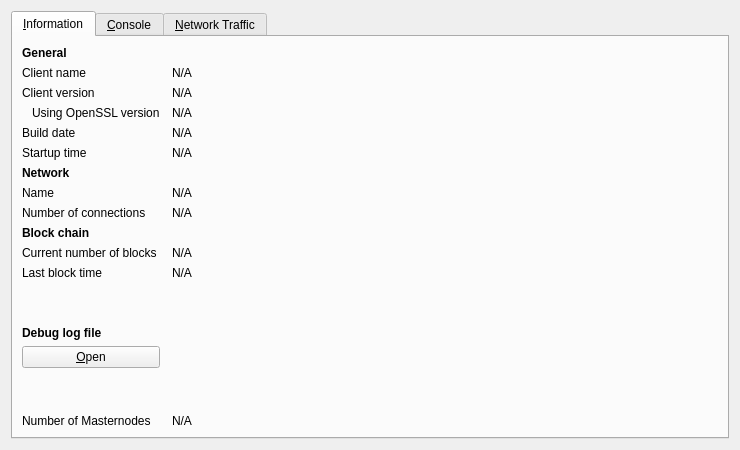
<?xml version="1.0" encoding="UTF-8"?>
<ui version="4.0">
 <class>RPCConsole</class>
 <widget class="QDialog" name="RPCConsole">
  <property name="geometry">
   <rect>
    <x>0</x>
    <y>0</y>
    <width>740</width>
    <height>450</height>
   </rect>
  </property>
  <property name="windowTitle">
   <string>Debug window</string>
  </property>
  <layout class="QVBoxLayout" name="verticalLayout_2">
   <item>
    <widget class="QTabWidget" name="tabWidget">
     <property name="currentIndex">
      <number>0</number>
     </property>
     <widget class="QWidget" name="tab_info">
      <attribute name="title">
       <string>&amp;Information</string>
      </attribute>
      <layout class="QGridLayout" name="gridLayout" columnstretch="0,1">
       <property name="horizontalSpacing">
        <number>12</number>
       </property>
       <item row="0" column="0">
        <widget class="QLabel" name="label_9">
         <property name="font">
          <font>
           <weight>75</weight>
           <bold>true</bold>
          </font>
         </property>
         <property name="text">
          <string>General</string>
         </property>
        </widget>
       </item>
       <item row="1" column="0">
        <widget class="QLabel" name="label_5">
         <property name="text">
          <string>Client name</string>
         </property>
        </widget>
       </item>
       <item row="1" column="1">
        <widget class="QLabel" name="clientName">
         <property name="cursor">
          <cursorShape>IBeamCursor</cursorShape>
         </property>
         <property name="text">
          <string>N/A</string>
         </property>
         <property name="textFormat">
          <enum>Qt::PlainText</enum>
         </property>
         <property name="textInteractionFlags">
          <set>Qt::LinksAccessibleByMouse|Qt::TextSelectableByKeyboard|Qt::TextSelectableByMouse</set>
         </property>
        </widget>
       </item>
       <item row="2" column="0">
        <widget class="QLabel" name="label_6">
         <property name="text">
          <string>Client version</string>
         </property>
        </widget>
       </item>
       <item row="2" column="1">
        <widget class="QLabel" name="clientVersion">
         <property name="cursor">
          <cursorShape>IBeamCursor</cursorShape>
         </property>
         <property name="text">
          <string>N/A</string>
         </property>
         <property name="textFormat">
          <enum>Qt::PlainText</enum>
         </property>
         <property name="textInteractionFlags">
          <set>Qt::LinksAccessibleByMouse|Qt::TextSelectableByKeyboard|Qt::TextSelectableByMouse</set>
         </property>
        </widget>
       </item>
       <item row="3" column="0">
        <widget class="QLabel" name="label_14">
         <property name="text">
          <string>Using OpenSSL version</string>
         </property>
         <property name="indent">
          <number>10</number>
         </property>
        </widget>
       </item>
       <item row="3" column="1">
        <widget class="QLabel" name="openSSLVersion">
         <property name="cursor">
          <cursorShape>IBeamCursor</cursorShape>
         </property>
         <property name="text">
          <string>N/A</string>
         </property>
         <property name="textFormat">
          <enum>Qt::PlainText</enum>
         </property>
         <property name="textInteractionFlags">
          <set>Qt::LinksAccessibleByMouse|Qt::TextSelectableByKeyboard|Qt::TextSelectableByMouse</set>
         </property>
        </widget>
       </item>
       <item row="4" column="0">
        <widget class="QLabel" name="label_12">
         <property name="text">
          <string>Build date</string>
         </property>
        </widget>
       </item>
       <item row="4" column="1">
        <widget class="QLabel" name="buildDate">
         <property name="cursor">
          <cursorShape>IBeamCursor</cursorShape>
         </property>
         <property name="text">
          <string>N/A</string>
         </property>
         <property name="textFormat">
          <enum>Qt::PlainText</enum>
         </property>
         <property name="textInteractionFlags">
          <set>Qt::LinksAccessibleByMouse|Qt::TextSelectableByKeyboard|Qt::TextSelectableByMouse</set>
         </property>
        </widget>
       </item>
       <item row="5" column="0">
        <widget class="QLabel" name="label_13">
         <property name="text">
          <string>Startup time</string>
         </property>
        </widget>
       </item>
       <item row="5" column="1">
        <widget class="QLabel" name="startupTime">
         <property name="cursor">
          <cursorShape>IBeamCursor</cursorShape>
         </property>
         <property name="text">
          <string>N/A</string>
         </property>
         <property name="textFormat">
          <enum>Qt::PlainText</enum>
         </property>
         <property name="textInteractionFlags">
          <set>Qt::LinksAccessibleByMouse|Qt::TextSelectableByKeyboard|Qt::TextSelectableByMouse</set>
         </property>
        </widget>
       </item>
       <item row="6" column="0">
        <widget class="QLabel" name="label_11">
         <property name="font">
          <font>
           <weight>75</weight>
           <bold>true</bold>
          </font>
         </property>
         <property name="text">
          <string>Network</string>
         </property>
        </widget>
       </item>
       <item row="7" column="0">
        <widget class="QLabel" name="label_8">
         <property name="text">
          <string>Name</string>
         </property>
        </widget>
       </item>
       <item row="7" column="1">
        <widget class="QLabel" name="networkName">
         <property name="cursor">
          <cursorShape>IBeamCursor</cursorShape>
         </property>
         <property name="text">
          <string>N/A</string>
         </property>
         <property name="textFormat">
          <enum>Qt::PlainText</enum>
         </property>
         <property name="textInteractionFlags">
          <set>Qt::LinksAccessibleByMouse|Qt::TextSelectableByKeyboard|Qt::TextSelectableByMouse</set>
         </property>
        </widget>
       </item>
       <item row="8" column="0">
        <widget class="QLabel" name="label_7">
         <property name="text">
          <string>Number of connections</string>
         </property>
        </widget>
       </item>
       <item row="8" column="1">
        <widget class="QLabel" name="numberOfConnections">
         <property name="cursor">
          <cursorShape>IBeamCursor</cursorShape>
         </property>
         <property name="text">
          <string>N/A</string>
         </property>
         <property name="textFormat">
          <enum>Qt::PlainText</enum>
         </property>
         <property name="textInteractionFlags">
          <set>Qt::LinksAccessibleByMouse|Qt::TextSelectableByKeyboard|Qt::TextSelectableByMouse</set>
         </property>
        </widget>
       </item>
       <item row="9" column="0">
        <widget class="QLabel" name="label_10">
         <property name="font">
          <font>
           <weight>75</weight>
           <bold>true</bold>
          </font>
         </property>
         <property name="text">
          <string>Block chain</string>
         </property>
        </widget>
       </item>
       <item row="10" column="0">
        <widget class="QLabel" name="label_3">
         <property name="text">
          <string>Current number of blocks</string>
         </property>
        </widget>
       </item>
       <item row="10" column="1">
        <widget class="QLabel" name="numberOfBlocks">
         <property name="cursor">
          <cursorShape>IBeamCursor</cursorShape>
         </property>
         <property name="text">
          <string>N/A</string>
         </property>
         <property name="textFormat">
          <enum>Qt::PlainText</enum>
         </property>
         <property name="textInteractionFlags">
          <set>Qt::LinksAccessibleByMouse|Qt::TextSelectableByKeyboard|Qt::TextSelectableByMouse</set>
         </property>
        </widget>
       </item>
       <item row="11" column="0">
        <widget class="QLabel" name="label_2">
         <property name="text">
          <string>Last block time</string>
         </property>
        </widget>
       </item>
       <item row="11" column="1">
        <widget class="QLabel" name="lastBlockTime">
         <property name="cursor">
          <cursorShape>IBeamCursor</cursorShape>
         </property>
         <property name="text">
          <string>N/A</string>
         </property>
         <property name="textFormat">
          <enum>Qt::PlainText</enum>
         </property>
         <property name="textInteractionFlags">
          <set>Qt::LinksAccessibleByMouse|Qt::TextSelectableByKeyboard|Qt::TextSelectableByMouse</set>
         </property>
        </widget>
       </item>
       <item row="12" column="0">
        <spacer name="verticalSpacer_2">
         <property name="orientation">
          <enum>Qt::Vertical</enum>
         </property>
         <property name="sizeHint" stdset="0">
          <size>
           <width>20</width>
           <height>20</height>
          </size>
         </property>
        </spacer>
       </item>
       <item row="13" column="0">
        <widget class="QLabel" name="labelDebugLogfile">
         <property name="font">
          <font>
           <weight>75</weight>
           <bold>true</bold>
          </font>
         </property>
         <property name="text">
          <string>Debug log file</string>
         </property>
        </widget>
       </item>
       <item row="14" column="0">
        <widget class="QPushButton" name="openDebugLogfileButton">
         <property name="toolTip">
          <string>Open the Ion debug log file from the current data directory. This can take a few seconds for large log files.</string>
         </property>
         <property name="text">
          <string>&amp;Open</string>
         </property>
         <property name="autoDefault">
          <bool>false</bool>
         </property>
        </widget>
       </item>
       <item row="15" column="0">
        <spacer name="verticalSpacer">
         <property name="orientation">
          <enum>Qt::Vertical</enum>
         </property>
         <property name="sizeHint" stdset="0">
          <size>
           <width>20</width>
           <height>40</height>
          </size>
         </property>
        </spacer>
       </item>
       <item row="16" column="0">
        <widget class="QLabel" name="masternodeCountLabel">
         <property name="text">
          <string>Number of Masternodes</string>
         </property>
        </widget>
       </item>
       <item row="16" column="1">
        <widget class="QLabel" name="masternodeCount">
         <property name="text">
          <string>N/A</string>
         </property>
        </widget>
       </item>
      </layout>
     </widget>
     <widget class="QWidget" name="tab_console">
      <attribute name="title">
       <string>&amp;Console</string>
      </attribute>
      <layout class="QVBoxLayout" name="verticalLayout_3">
       <property name="spacing">
        <number>3</number>
       </property>
       <item>
        <widget class="QTextEdit" name="messagesWidget">
         <property name="minimumSize">
          <size>
           <width>0</width>
           <height>100</height>
          </size>
         </property>
         <property name="readOnly">
          <bool>true</bool>
         </property>
         <property name="tabKeyNavigation" stdset="0">
          <bool>false</bool>
         </property>
         <property name="columnCount" stdset="0">
          <number>2</number>
         </property>
        </widget>
       </item>
       <item>
        <layout class="QHBoxLayout" name="horizontalLayout">
         <property name="spacing">
          <number>3</number>
         </property>
         <item>
          <widget class="QLabel" name="label">
           <property name="text">
            <string notr="true">&gt;</string>
           </property>
          </widget>
         </item>
         <item>
          <widget class="QLineEdit" name="lineEdit"/>
         </item>
         <item>
          <widget class="QPushButton" name="clearButton">
           <property name="maximumSize">
            <size>
             <width>24</width>
             <height>24</height>
            </size>
           </property>
           <property name="toolTip">
            <string>Clear console</string>
           </property>
           <property name="text">
            <string/>
           </property>
           <property name="icon">
            <iconset resource="../bitcoin.qrc">
             <normaloff>:/icons/remove</normaloff>:/icons/remove</iconset>
           </property>
           <property name="shortcut">
            <string notr="true">Ctrl+L</string>
           </property>
           <property name="autoDefault">
            <bool>false</bool>
           </property>
          </widget>
         </item>
        </layout>
       </item>
      </layout>
     </widget>
     <widget class="QWidget" name="tab">
      <attribute name="title">
       <string>&amp;Network Traffic</string>
      </attribute>
      <layout class="QHBoxLayout" name="horizontalLayout_3">
       <item>
        <layout class="QVBoxLayout" name="verticalLayout_4">
         <item>
          <widget class="TrafficGraphWidget" name="trafficGraph" native="true">
           <property name="sizePolicy">
            <sizepolicy hsizetype="Expanding" vsizetype="Expanding">
             <horstretch>0</horstretch>
             <verstretch>0</verstretch>
            </sizepolicy>
           </property>
          </widget>
         </item>
         <item>
          <layout class="QHBoxLayout" name="horizontalLayout_2">
           <item>
            <widget class="QSlider" name="sldGraphRange">
             <property name="minimum">
              <number>1</number>
             </property>
             <property name="maximum">
              <number>288</number>
             </property>
             <property name="pageStep">
              <number>12</number>
             </property>
             <property name="value">
              <number>6</number>
             </property>
             <property name="orientation">
              <enum>Qt::Horizontal</enum>
             </property>
            </widget>
           </item>
           <item>
            <widget class="QLabel" name="lblGraphRange">
             <property name="minimumSize">
              <size>
               <width>100</width>
               <height>0</height>
              </size>
             </property>
             <property name="alignment">
              <set>Qt::AlignCenter</set>
             </property>
            </widget>
           </item>
           <item>
            <widget class="QPushButton" name="btnClearTrafficGraph">
             <property name="text">
              <string>&amp;Clear</string>
             </property>
            </widget>
           </item>
          </layout>
         </item>
        </layout>
       </item>
       <item>
        <layout class="QVBoxLayout" name="verticalLayout">
         <item>
          <widget class="QGroupBox" name="groupBox">
           <property name="title">
            <string>Totals</string>
           </property>
           <layout class="QVBoxLayout" name="verticalLayout_5">
            <item>
             <layout class="QHBoxLayout" name="horizontalLayout_4">
              <item>
               <widget class="Line" name="line">
                <property name="sizePolicy">
                 <sizepolicy hsizetype="Fixed" vsizetype="Fixed">
                  <horstretch>0</horstretch>
                  <verstretch>0</verstretch>
                 </sizepolicy>
                </property>
                <property name="minimumSize">
                 <size>
                  <width>10</width>
                  <height>0</height>
                 </size>
                </property>
                <property name="palette">
                 <palette>
                  <active>
                   <colorrole role="Light">
                    <brush brushstyle="SolidPattern">
                     <color alpha="255">
                      <red>0</red>
                      <green>255</green>
                      <blue>0</blue>
                     </color>
                    </brush>
                   </colorrole>
                  </active>
                  <inactive>
                   <colorrole role="Light">
                    <brush brushstyle="SolidPattern">
                     <color alpha="255">
                      <red>0</red>
                      <green>255</green>
                      <blue>0</blue>
                     </color>
                    </brush>
                   </colorrole>
                  </inactive>
                  <disabled>
                   <colorrole role="Light">
                    <brush brushstyle="SolidPattern">
                     <color alpha="255">
                      <red>0</red>
                      <green>255</green>
                      <blue>0</blue>
                     </color>
                    </brush>
                   </colorrole>
                  </disabled>
                 </palette>
                </property>
                <property name="orientation">
                 <enum>Qt::Horizontal</enum>
                </property>
               </widget>
              </item>
              <item>
               <widget class="QLabel" name="label_16">
                <property name="text">
                 <string>In:</string>
                </property>
               </widget>
              </item>
              <item>
               <widget class="QLabel" name="lblBytesIn">
                <property name="minimumSize">
                 <size>
                  <width>50</width>
                  <height>0</height>
                 </size>
                </property>
                <property name="alignment">
                 <set>Qt::AlignRight|Qt::AlignTrailing|Qt::AlignVCenter</set>
                </property>
               </widget>
              </item>
             </layout>
            </item>
            <item>
             <layout class="QHBoxLayout" name="horizontalLayout_5">
              <item>
               <widget class="Line" name="line_2">
                <property name="sizePolicy">
                 <sizepolicy hsizetype="Fixed" vsizetype="Fixed">
                  <horstretch>0</horstretch>
                  <verstretch>0</verstretch>
                 </sizepolicy>
                </property>
                <property name="minimumSize">
                 <size>
                  <width>10</width>
                  <height>0</height>
                 </size>
                </property>
                <property name="palette">
                 <palette>
                  <active>
                   <colorrole role="Light">
                    <brush brushstyle="SolidPattern">
                     <color alpha="255">
                      <red>255</red>
                      <green>0</green>
                      <blue>0</blue>
                     </color>
                    </brush>
                   </colorrole>
                  </active>
                  <inactive>
                   <colorrole role="Light">
                    <brush brushstyle="SolidPattern">
                     <color alpha="255">
                      <red>255</red>
                      <green>0</green>
                      <blue>0</blue>
                     </color>
                    </brush>
                   </colorrole>
                  </inactive>
                  <disabled>
                   <colorrole role="Light">
                    <brush brushstyle="SolidPattern">
                     <color alpha="255">
                      <red>255</red>
                      <green>0</green>
                      <blue>0</blue>
                     </color>
                    </brush>
                   </colorrole>
                  </disabled>
                 </palette>
                </property>
                <property name="orientation">
                 <enum>Qt::Horizontal</enum>
                </property>
               </widget>
              </item>
              <item>
               <widget class="QLabel" name="label_17">
                <property name="text">
                 <string>Out:</string>
                </property>
               </widget>
              </item>
              <item>
               <widget class="QLabel" name="lblBytesOut">
                <property name="minimumSize">
                 <size>
                  <width>50</width>
                  <height>0</height>
                 </size>
                </property>
                <property name="alignment">
                 <set>Qt::AlignRight|Qt::AlignTrailing|Qt::AlignVCenter</set>
                </property>
               </widget>
              </item>
             </layout>
            </item>
            <item>
             <spacer name="verticalSpacer_4">
              <property name="orientation">
               <enum>Qt::Vertical</enum>
              </property>
              <property name="sizeHint" stdset="0">
               <size>
                <width>20</width>
                <height>407</height>
               </size>
              </property>
             </spacer>
            </item>
           </layout>
          </widget>
         </item>
        </layout>
       </item>
      </layout>
     </widget>
    </widget>
   </item>
  </layout>
 </widget>
 <customwidgets>
  <customwidget>
   <class>TrafficGraphWidget</class>
   <extends>QWidget</extends>
   <header>trafficgraphwidget.h</header>
   <container>1</container>
   <slots>
    <slot>clear()</slot>
   </slots>
  </customwidget>
 </customwidgets>
 <resources>
  <include location="../bitcoin.qrc"/>
 </resources>
 <connections/>
</ui>
